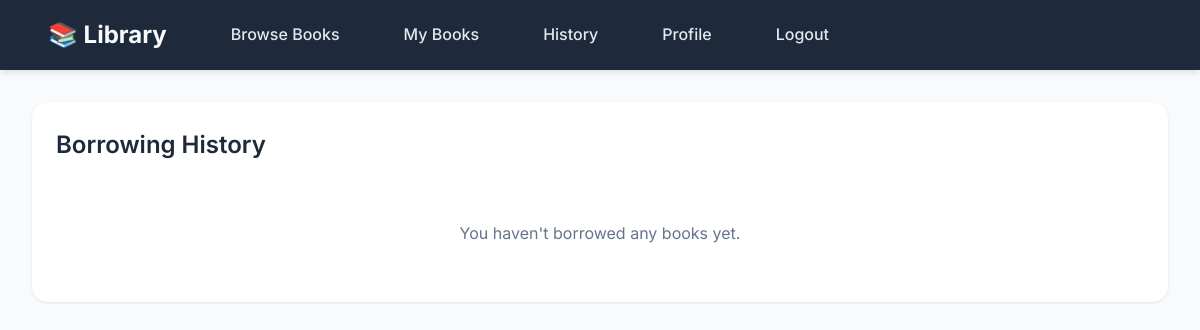
Page /user/borrowing-history/ (signed in) on the earlier database version.
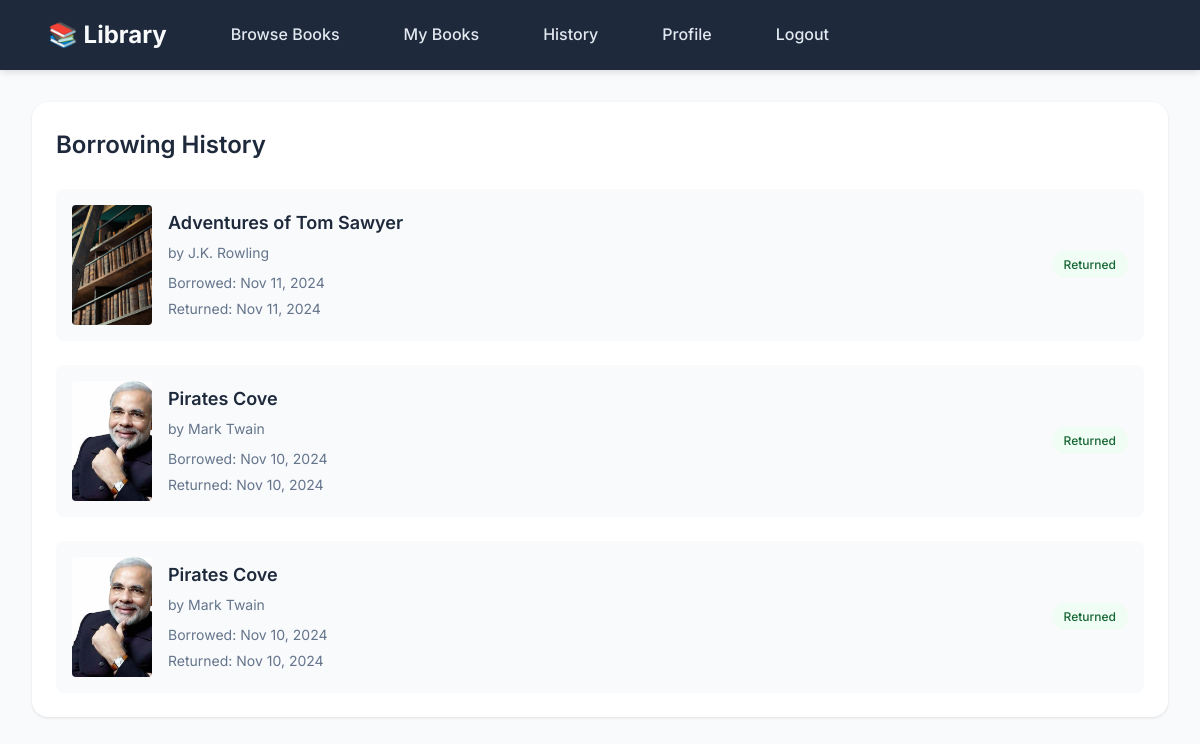
Same page on the later database version.
### catalog/models.py (models this page shows, shortened)
class Borrowing(models.Model):
    user = models.ForeignKey(User, on_delete=models.CASCADE)
    book = models.ForeignKey(Book, on_delete=models.CASCADE)
    borrowed_date = models.DateTimeField(auto_now_add=True)
    due_date = models.DateTimeField()
    returned_date = models.DateTimeField(null=True, blank=True)
    reminder_sent = models.BooleanField(default=False)
    class Meta:
        verbose_name = 'Borrowing'
        verbose_name_plural = 'Borrowings'

class Book(models.Model):
    title = models.CharField(max_length=200)
    author = models.CharField(max_length=200)
    isbn = models.CharField(max_length=13, unique=True)
    genre = models.CharField(max_length=100)
    description = models.TextField()
    cover_image = models.ImageField(upload_to='covers/', null=True, blank=True)
    pdf_file = models.FileField(upload_to='books/')
    total_copies = models.PositiveIntegerField(default=1)
    available_copies = models.PositiveIntegerField(default=1)
    created_at = models.DateTimeField(auto_now_add=True)
    updated_at = models.DateTimeField(auto_now=True)
    class Meta:
        verbose_name = 'Book'
        verbose_name_plural = 'Books'

### user/views.py (the view)
# urls.py: path('borrowing-history/', views.borrowing_history, name='borrowing_history'),
@login_required
def borrowing_history(request):
    borrowings = Borrowing.objects.filter(
        user=request.user
    ).select_related('book').order_by('-borrowed_date')
    for borrowing in borrowings:
        if borrowing.returned_date:
            duration = borrowing.returned_date - borrowing.borrowed_date
            borrowing.reading_duration = duration.days
        else:
            duration = timezone.now() - borrowing.borrowed_date
            borrowing.reading_duration = duration.days
    context = {
        'borrowings': borrowings,
        'now': timezone.now()
    }
    return render(request, 'user/borrowing_history.html', context)

### library_project/user/templates/user/borrowing_history.html (shortened to what this page needs)
{% extends 'catalog/base.html' %}
{% block content %}
<div class="container">
    <div class="card">
        <h2 class="card-title">Borrowing History</h2>
        <div class="borrowings-list">
            {% for borrowing in borrowings %}
            <div class="borrowing-item">
                <div class="book-info">
                    {% if borrowing.book.cover_image %}
                        <img src="{{ borrowing.book.cover_image.url }}" alt="{{ borrowing.book.title }}" class="book-cover">
                    {% endif %}
                    <div class="book-details">
                        <h3>{{ borrowing.book.title }}</h3>
                        <p class="book-author">by {{ borrowing.book.author }}</p>
                        <div class="borrowing-dates">
                            <span>Borrowed: {{ borrowing.borrowed_date|date:"M d, Y" }}</span>
                            {% if borrowing.returned_date %}
                                <span>Returned: {{ borrowing.returned_date|date:"M d, Y" }}</span>
                            {% else %}
                                <span>Due: {{ borrowing.due_date|date:"M d, Y" }}</span>
                            {% endif %}
                        </div>
                    </div>
                </div>
                <div class="borrowing-status">
                    {% if borrowing.returned_date %}
                        <span class="status-badge returned">Returned</span>
                    {% elif borrowing.due_date < now %}
                        <span class="status-badge overdue">Overdue</span>
                    {% else %}
                        <span class="status-badge active">Active</span>
                    {% endif %}
                </div>
            </div>
            {% empty %}
            <p class="no-borrowings">You haven't borrowed any books yet.</p>
            {% endfor %}
        </div>
    </div>
</div>
{% endblock %}

### catalog/templates/catalog/base.html (shortened to what this page needs)
<!DOCTYPE html>
<html lang="en">
<head>
</head>
<body>
    <nav>
        <ul>
            <li><a href="{% url 'home' %}" class="logo">📚 Library</a></li>
            {% if user.is_authenticated %}
                {% if user.is_staff %}
                    <li><a href="{% url 'librarian_dashboard' %}">Dashboard</a></li>
                    <li><a href="{% url 'borrowing_reports' %}">Reports</a></li>
                {% else %}
                    <li><a href="{% url 'book_list' %}">Browse Books</a></li>
                    <li><a href="{% url 'user_dashboard' %}">My Books</a></li>
                    <li><a href="{% url 'borrowing_history' %}">History</a></li>
                {% endif %}
                <li><a href="{% url 'user_profile' %}">Profile</a></li>
                <li><a href="{% url 'logout' %}">Logout</a></li>
            {% else %}
                <li><a href="{% url 'login' %}">Login</a></li>
                <li><a href="{% url 'signup' %}">Sign Up</a></li>
            {% endif %}
        </ul>
    </nav>
    <div class="container">
        {% block content %}
        {% endblock %}
    </div>
</body>
</html>

### catalog/templates/catalog/base.html (style rules this page uses)
* { margin: 0; padding: 0; box-sizing: border-box; }
body { font-family: 'Inter', sans-serif; line-height: 1.6; background: #f8fafc; color: #334155; }
nav { background: #1e293b; padding: 1rem; box-shadow: 0 4px 6px -1px rgba(0,0,0,0.1); }
nav ul { display: flex; list-style: none; gap: 2rem; max-width: 1200px; margin: 0 auto; padding: 0 1rem; align-items: center; }
nav .logo { font-size: 1.5rem; font-weight: 700; color: #f8fafc; text-decoration: none; margin-right: auto; }
nav a { color: #e2e8f0; text-decoration: none; font-weight: 500; transition: color 0.2s; padding: 0.5rem 1rem; border-radius: 0.375rem; }
.container { max-width: 1200px; margin: 2rem auto; padding: 0 1rem; }
.card { background: white; border-radius: 1rem; box-shadow: 0 1px 3px rgba(0,0,0,0.1); padding: 1.5rem; margin-bottom: 1.5rem; }
.status-badge { display: inline-flex; align-items: center; padding: 0.25rem 0.75rem; border-radius: 9999px; font-size: 0.75rem; font-weight: 500; }
.status-badge.returned { background: #f0fdf4; color: #166534; }

### library_project/user/templates/user/borrowing_history.html (style rules this page uses)
.card-title { font-size: 1.5rem; font-weight: 600; margin-bottom: 1.5rem; color: #1e293b; }
.borrowings-list { display: flex; flex-direction: column; gap: 1.5rem; }
.borrowing-item { display: flex; justify-content: space-between; align-items: center; padding: 1rem; background: #f8fafc; border-radius: 0.5rem; }
.book-info { display: flex; gap: 1rem; align-items: center; }
.book-cover { width: 80px; height: 120px; object-fit: cover; border-radius: 0.25rem; }
.book-details h3 { font-size: 1.125rem; font-weight: 600; color: #1e293b; margin-bottom: 0.25rem; }
.book-author { color: #64748b; font-size: 0.875rem; margin-bottom: 0.5rem; }
.borrowing-dates { display: flex; flex-direction: column; gap: 0.25rem; font-size: 0.875rem; color: #64748b; }

Differences in the rows shown:
added Borrowing: book.cover_image (picture), book "Adventures of Tom Sawyer", book.author "J.K. Rowling", borrowed_date "Nov 11, 2024", returned_date "Nov 11, 2024", shows "Returned"
added Borrowing: book.cover_image (picture), book "Pirates Cove", book.author "Mark Twain", borrowed_date "Nov 10, 2024", returned_date "Nov 10, 2024", shows "Returned"
added Borrowing: book.cover_image (picture), book "Pirates Cove", book.author "Mark Twain", borrowed_date "Nov 10, 2024", returned_date "Nov 10, 2024", shows "Returned"
Other differences:
text no longer shown: "You haven't borrowed any books yet."
